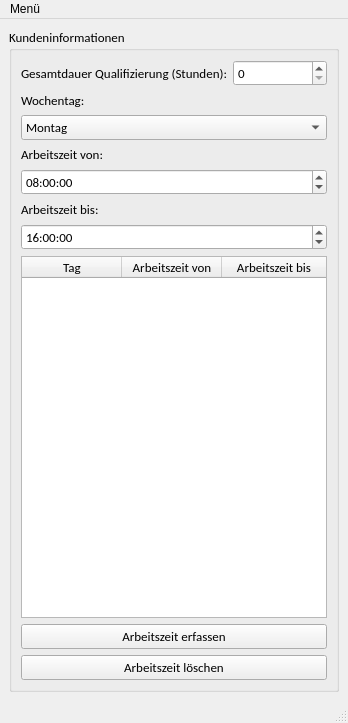
<?xml version="1.0" encoding="UTF-8"?>
<ui version="4.0">
 <class>MainWindow</class>
 <widget class="QMainWindow" name="MainWindow">
  <property name="geometry">
   <rect>
    <x>0</x>
    <y>0</y>
    <width>348</width>
    <height>723</height>
   </rect>
  </property>
  <property name="windowTitle">
   <string>MainWindow</string>
  </property>
  <widget class="QWidget" name="CW_1">
   <layout class="QGridLayout" name="gridLayout_2">
    <item row="0" column="0">
     <widget class="QGroupBox" name="GB_1">
      <property name="font">
       <font>
        <family>Calibri</family>
        <pointsize>10</pointsize>
       </font>
      </property>
      <property name="title">
       <string>Kundeninformationen</string>
      </property>
      <layout class="QVBoxLayout" name="verticalLayout">
       <item>
        <layout class="QHBoxLayout" name="HL_1">
         <item>
          <widget class="QLabel" name="LabelGesDauerQuali">
           <property name="font">
            <font>
             <family>Calibri</family>
             <pointsize>10</pointsize>
            </font>
           </property>
           <property name="text">
            <string>Gesamtdauer Qualifizierung (Stunden):</string>
           </property>
          </widget>
         </item>
         <item>
          <widget class="QSpinBox" name="GesDauerQuali">
           <property name="maximum">
            <number>99999</number>
           </property>
          </widget>
         </item>
        </layout>
       </item>
       <item>
        <widget class="QLabel" name="LabelWochentag">
         <property name="font">
          <font>
           <family>Calibri</family>
           <pointsize>10</pointsize>
          </font>
         </property>
         <property name="text">
          <string>Wochentag:</string>
         </property>
        </widget>
       </item>
       <item>
        <widget class="QComboBox" name="ComboBoxWochentage">
         <property name="font">
          <font>
           <family>Calibri</family>
           <pointsize>10</pointsize>
          </font>
         </property>
         <item>
          <property name="text">
           <string>Montag</string>
          </property>
         </item>
         <item>
          <property name="text">
           <string>Dienstag</string>
          </property>
         </item>
         <item>
          <property name="text">
           <string>Mittwoch</string>
          </property>
         </item>
         <item>
          <property name="text">
           <string>Donnerstag</string>
          </property>
         </item>
         <item>
          <property name="text">
           <string>Freitag</string>
          </property>
         </item>
         <item>
          <property name="text">
           <string>Samstag</string>
          </property>
         </item>
         <item>
          <property name="text">
           <string>Sonntag</string>
          </property>
         </item>
        </widget>
       </item>
       <item>
        <widget class="QLabel" name="LabelArbeitsZeitVon">
         <property name="font">
          <font>
           <family>Calibri</family>
           <pointsize>10</pointsize>
          </font>
         </property>
         <property name="text">
          <string>Arbeitszeit von:</string>
         </property>
        </widget>
       </item>
       <item>
        <widget class="QTimeEdit" name="TimeEditVon">
         <property name="font">
          <font>
           <family>Calibri</family>
           <pointsize>10</pointsize>
          </font>
         </property>
         <property name="time">
          <time>
           <hour>8</hour>
           <minute>0</minute>
           <second>0</second>
          </time>
         </property>
        </widget>
       </item>
       <item>
        <widget class="QLabel" name="LabelArbeitsZeitBis">
         <property name="font">
          <font>
           <family>Calibri</family>
           <pointsize>10</pointsize>
          </font>
         </property>
         <property name="text">
          <string>Arbeitszeit bis:</string>
         </property>
        </widget>
       </item>
       <item>
        <widget class="QTimeEdit" name="TimeEditBis">
         <property name="font">
          <font>
           <family>Calibri</family>
           <pointsize>10</pointsize>
          </font>
         </property>
         <property name="time">
          <time>
           <hour>16</hour>
           <minute>0</minute>
           <second>0</second>
          </time>
         </property>
        </widget>
       </item>
       <item>
        <widget class="QTableWidget" name="TableArbeitszeit">
         <property name="font">
          <font>
           <family>Calibri</family>
           <pointsize>10</pointsize>
          </font>
         </property>
         <property name="editTriggers">
          <set>QAbstractItemView::NoEditTriggers</set>
         </property>
         <attribute name="horizontalHeaderStretchLastSection">
          <bool>true</bool>
         </attribute>
         <column>
          <property name="text">
           <string>Tag</string>
          </property>
         </column>
         <column>
          <property name="text">
           <string>Arbeitszeit von</string>
          </property>
         </column>
         <column>
          <property name="text">
           <string>Arbeitszeit bis</string>
          </property>
         </column>
        </widget>
       </item>
       <item>
        <widget class="QPushButton" name="PushButtonZeiterfassen">
         <property name="sizePolicy">
          <sizepolicy hsizetype="Minimum" vsizetype="Fixed">
           <horstretch>0</horstretch>
           <verstretch>0</verstretch>
          </sizepolicy>
         </property>
         <property name="font">
          <font>
           <family>Calibri</family>
           <pointsize>10</pointsize>
          </font>
         </property>
         <property name="text">
          <string>Arbeitszeit erfassen</string>
         </property>
        </widget>
       </item>
       <item>
        <widget class="QPushButton" name="PushButtonZeitLoeschen">
         <property name="sizePolicy">
          <sizepolicy hsizetype="Preferred" vsizetype="Fixed">
           <horstretch>0</horstretch>
           <verstretch>0</verstretch>
          </sizepolicy>
         </property>
         <property name="font">
          <font>
           <family>Calibri</family>
           <pointsize>10</pointsize>
          </font>
         </property>
         <property name="text">
          <string>Arbeitszeit löschen</string>
         </property>
        </widget>
       </item>
      </layout>
     </widget>
    </item>
   </layout>
  </widget>
  <widget class="QMenuBar" name="menubar">
   <property name="geometry">
    <rect>
     <x>0</x>
     <y>0</y>
     <width>348</width>
     <height>21</height>
    </rect>
   </property>
   <widget class="QMenu" name="Menu">
    <property name="title">
     <string>Menü</string>
    </property>
    <addaction name="WindowKundenInformationen"/>
    <addaction name="WindowFahrzeiten"/>
    <addaction name="WindowRechner"/>
   </widget>
   <addaction name="Menu"/>
  </widget>
  <widget class="QStatusBar" name="statusbar"/>
  <action name="WindowKundenInformationen">
   <property name="text">
    <string>Kundeninformationen</string>
   </property>
  </action>
  <action name="WindowFahrzeiten">
   <property name="text">
    <string>Fahrzeiten</string>
   </property>
  </action>
  <action name="WindowRechner">
   <property name="text">
    <string>Rechner</string>
   </property>
  </action>
 </widget>
 <resources/>
 <connections/>
</ui>
